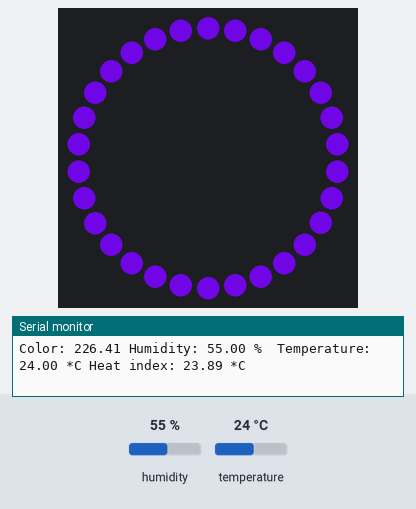
Simulated run of this program. Board: ESP8266 (NodeMCU). Parts: 30 RGB LEDs in a ring, first at the top, clockwise, the last lines printed to the serial monitor. Inputs (shaded band) come from the test bench; at power-on: temperature 24 °C, humidity 55 %. Dim RGB values are drawn brighter than linear.

Above: at 2.55 s.
3.3 s: temperature set to 12 °C
At 6.13 s:
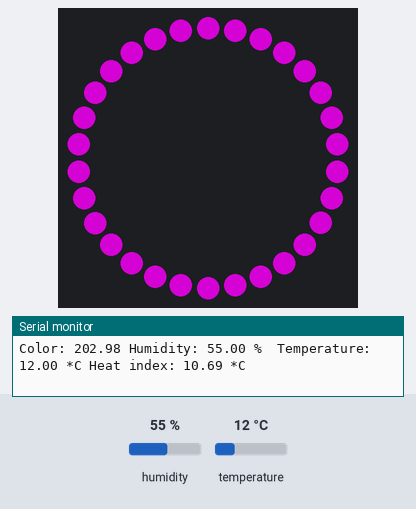
6.2 s: temperature set to 33 °C
At 8.93 s:
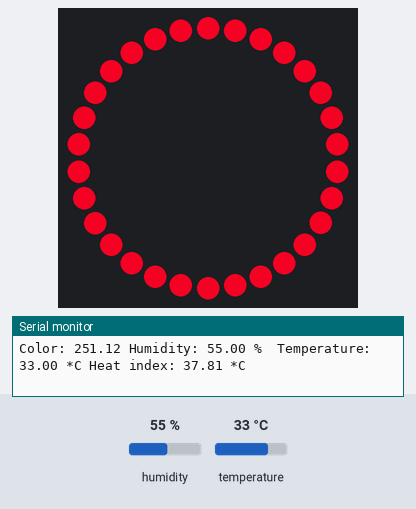
9.1 s: humidity set to 68 %
13.0 s: temperature set to 19 °C
At 16.29 s:
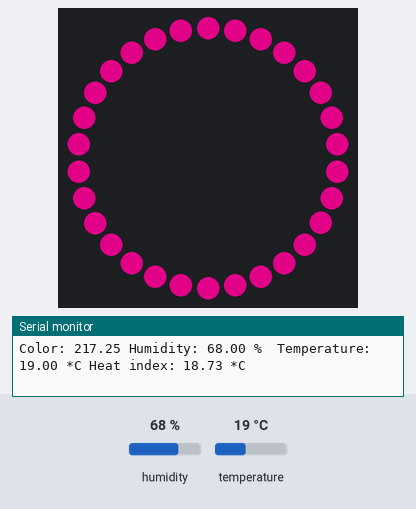

The program:

main.cpp
```cpp
#include <Arduino.h>

// NodeMCU Digital Pins
#define D0  16
#define D1  5  // I2C Bus SCL (clock)
#define D2  4  // I2C Bus SDA (data)
#define D3  0
#define D4  2  // Same as "LED_BUILTIN", but inverted logic
#define D5  14 // SPI Bus SCK (clock)
#define D6  12 // SPI Bus MISO
#define D7  13 // SPI Bus MOSI
#define D8  15 // SPI Bus SS (CS)
#define D9  3  // RX0 (Serial console)
#define D10 1  // TX0 (Serial console)

#define FASTLED_ESP8266_RAW_PIN_ORDER

#include <DHT.h>
#include <FastLED.h>
#include "LEDRing.h"
#include "MicroUtils.h"
#include "Timer.h"
#include "EasingFloat.h"

#define UPDATES_PER_SECOND 100

#define NUM_LEDS 30
#define DATA_PIN D6

#define DHT_UPDATE_RATE 300
#define DHT_PIN D1
#define DHT_TYPE DHT22

#define RANGE_MIN (-40)
#define RANGE_MAX 40.0
#define RANGE_ADJUSTMENT (0.0)

#define HUE_MIN 113
#define HUE_MAX 255

LEDRing leds = LEDRing(NUM_LEDS);
DHT dht = DHT(DHT_PIN, DHT_TYPE);

CHSV tempColor = fromHSV(0, 0, 100);
Timer timer = Timer(DHT_UPDATE_RATE);

uint8_t colorIndex = 0;

EasingFloat hueValue = EasingFloat();
EasingFloat satValue = EasingFloat();

double mapf(double val, double in_min, double in_max, double out_min, double out_max) {
    return (val - in_min) * (out_max - out_min) / (in_max - in_min) + out_min;
}

void showRainbow(uint8_t colorIndex) {
    uint8_t brightness = 255;

    for (int i = 0; i < NUM_LEDS; i++) {
        leds.leds[i] = ColorFromPalette(RainbowColors_p, colorIndex, brightness, LINEARBLEND);
        colorIndex += 3;
    }
}

void setup() {
    Serial.begin(9600);
    Serial.println("Climate Tree");

    dht.begin();

    leds.setup<DATA_PIN>();

    satValue.set(255);
}

void loop() {
    if (timer.elapsed()) {
        float h = dht.readHumidity();
        float t = dht.readTemperature();

        if (isnan(h) || isnan(t)) {
            Serial.println("Failed to read from DHT sensor!");
            return;
        }

        auto hic = static_cast<float>(dht.computeHeatIndex(t, h, false) + RANGE_ADJUSTMENT);
        // set color
        auto hue = min(HUE_MAX, max(HUE_MIN, mapf(hic, RANGE_MIN, RANGE_MAX, HUE_MIN, HUE_MAX)));
        hueValue.set(static_cast<float>(hue));

        Serial.print("Color: ");
        Serial.print(hue);
        Serial.print(" Humidity: ");
        Serial.print(h);
        Serial.print(" %\t");
        Serial.print("Temperature: ");
        Serial.print(t);
        Serial.print(" *C ");
        Serial.print("Heat index: ");
        Serial.print(hic);
        Serial.print(" *C \n");
    }

    // write leds
    leds.all(tempColor);

    // update
    hueValue.update();
    satValue.update();

    tempColor.hue = static_cast<uint8_t>(round(hueValue.getValue()));
    tempColor.sat = static_cast<uint8_t>(satValue.getValue());

    colorIndex = static_cast<uint8_t>((colorIndex + 1) % 255);

    FastLED.show();
    FastLED.delay(1000 / UPDATES_PER_SECOND);
}
```

EasingFloat.cpp
```cpp
//
// Created by Florian on 19.11.17.
//

#include "EasingFloat.h"

EasingFloat::EasingFloat(float value, float easing) {
    this->target = value;
    this->value = value;

    this->easing = easing;
}

void EasingFloat::set(float target) {
    this->target = target;
}

float EasingFloat::getValue() {
    return value;
}

void EasingFloat::setEasing(float easing) {
    this->easing = easing;
}

void EasingFloat::update() {
    auto delta = target - value;
    value += (delta * easing);
}
```

EasingFloat.h
```cpp
//
// Created by Florian on 19.11.17.
//

#ifndef CLIMATE_TREE_EASINGFLOAT_H
#define CLIMATE_TREE_EASINGFLOAT_H


class EasingFloat {
private:
    float value;
    float target;
    float easing;

public:
    explicit EasingFloat(float value = 0.0, float easing = 0.01);
    void set(float target);
    void setEasing(float easing);
    float getValue();
    void update();
};


#endif //CLIMATE_TREE_EASINGFLOAT_H
```

LEDRing.cpp
```cpp
#include "LEDRing.h"

LEDRing::LEDRing(int length, Direction direction) {
    this->length = length;
    this->direction = direction;

    leds = new CRGB[length];

    // clear arrays
    for (int i = 0; i < length; ++i)
        leds[i] = CRGB::Black;
}

void LEDRing::all(CRGB color) {
    set(color, 0.0, 1.0);
}

void LEDRing::set(CRGB color, float startIndex, float endIndex) {
    int s = mapIndex(startIndex);
    int e = mapIndex(endIndex);
    int count = e - s;

    for (uint8_t i = 0; i < count; i++) {
        leds[(directionalIndex(i) + s) % length] = color;
    }
}

int LEDRing::mapIndex(float index) { return round(length * index); }

int LEDRing::directionalIndex(int index) {
    if (direction == Direction::Inverted)
        return length - index;

    return index;
}
```

LEDRing.h
```cpp
#ifndef LEDRing_h
#define LEDRing_h

#define FASTLED_ALLOW_INTERRUPTS 0

#include "LEDRingTypes.h"
#include <FastLED.h>

#define LED_TYPE WS2812B
#define COLOR_ORDER GRB

class LEDRing {
private:
  int pin;

  Direction direction;

  int directionalIndex(int index);
  int mapIndex(float index);

public:
  CRGB *leds;
  int length;

  LEDRing(int count, Direction direction = Direction::Default);

  void all(CRGB color);

  void set(CRGB color, float startIndex, float endIndex);

  template <uint8_t DATA_PIN> void setup() {
    this->pin = DATA_PIN;
    FastLED.addLeds<LED_TYPE, DATA_PIN, COLOR_ORDER>(leds, length)
        .setCorrection(TypicalLEDStrip);
  }
};
#endif
```

LEDRingTypes.h
```cpp
#ifndef LEDRingTypes_h
#define LEDRingTypes_h

typedef enum
{
  Default,
  Inverted,
} Direction;

#endif
```

MicroUtils.h
```cpp
#ifndef MicroUtils_h
#define MicroUtils_h

#include "LEDRing.h"
#include <Arduino.h>
#include <FastLED.h>

typedef LEDRing *LEDRingPtr;

static CHSV fromHSV(int hue, int sat, int val) {
  byte h = map(hue, 0, 360, 0, 255);
  byte s = map(sat, 0, 100, 0, 255);
  byte v = map(val, 0, 100, 0, 255);

  return CHSV(h, s, v);
}
#endif
```

Timer.cpp
```cpp
//
// Created by Florian on 15.11.17.
//

#include "Timer.h"

Timer::Timer(unsigned long waitTime) {
    this->waitTime = waitTime;
}

boolean Timer::elapsed() {
    unsigned long currentMillis = millis();
    bool result = currentMillis - previousMillis >= waitTime;

    if(result)
        previousMillis = currentMillis;

    return result;
}
```

Timer.h
```cpp
//
// Created by Florian on 15.11.17.
//

#ifndef MICRO_SHOWCASE_TIMER_H
#define MICRO_SHOWCASE_TIMER_H

#include <Arduino.h>


class Timer {
private:
    unsigned long previousMillis = 0;
    unsigned long waitTime;

public:
    explicit Timer(unsigned long waitTime);

    boolean elapsed();
};


#endif //MICRO_SHOWCASE_TIMER_H
```
